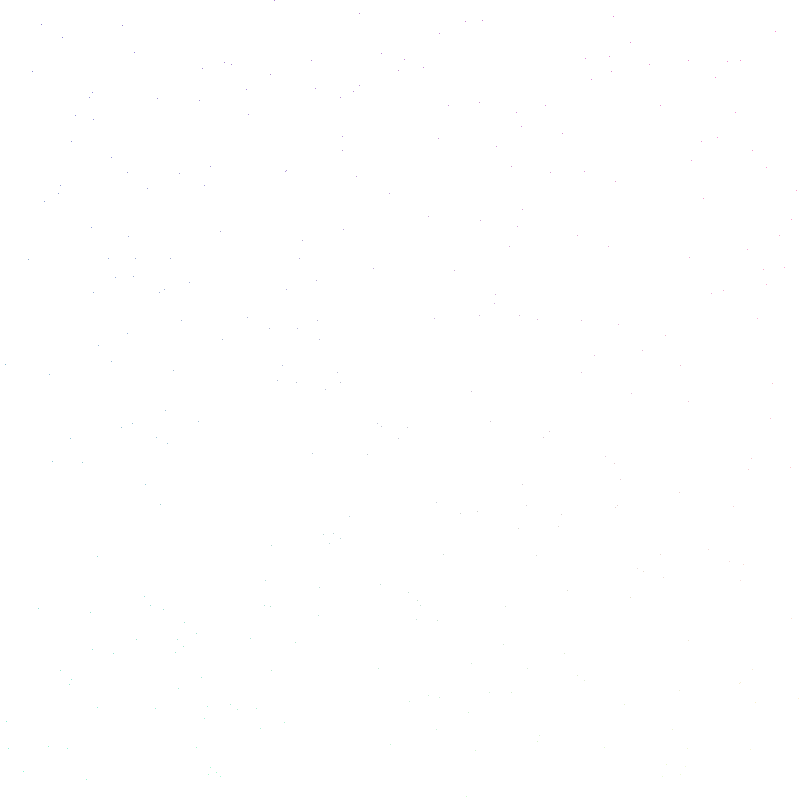
Frame 1 (no input)
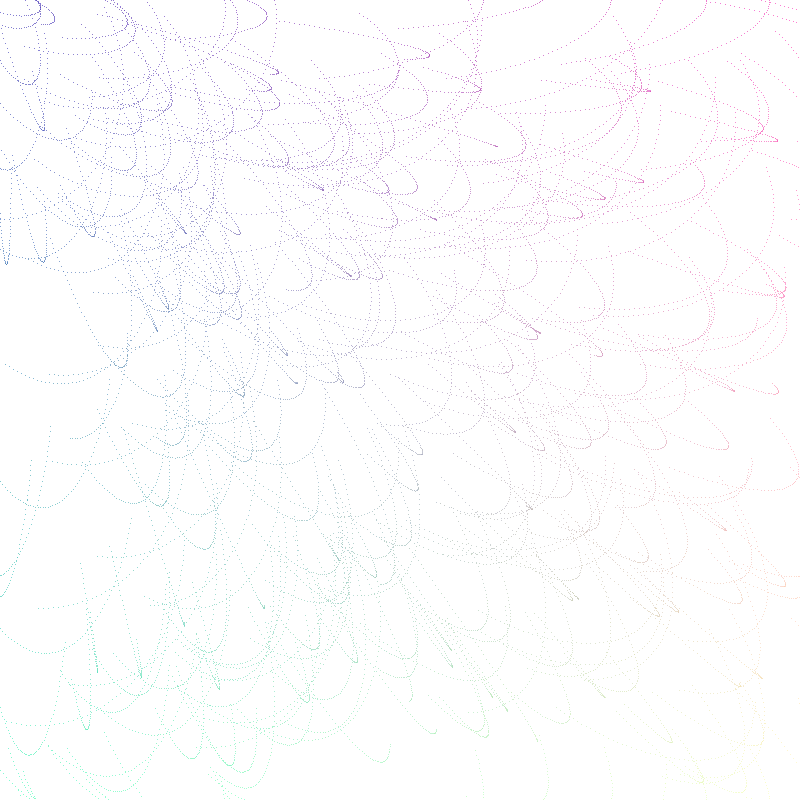
Frame 60 (the mouse pressed at the canvas centre just before this capture)
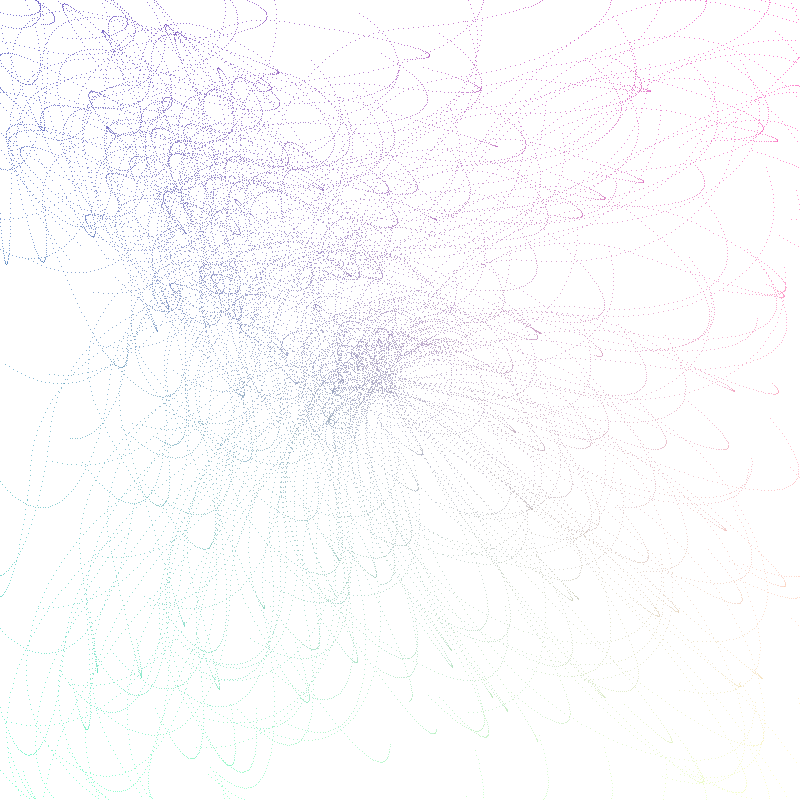
Frame 120 (the mouse held since frame 60 and released just before this capture)

The Processing sketch that drew these frames (run headless with seeded random() and noise(); from frame 60 on, the mouse is pressed at the canvas centre):

// Processing sketch: processing_141159
// ── processing_141159.pde

int num = 300;
Dot[] dots = new Dot[num];
 
void setup(){
  size(800, 800);
  smooth();
  background(255);
  for (int i = 0; i < dots.length; i++) {
    dots[i] = new Dot();
  }
}
 
void draw(){
  for (int i = 0; i < dots.length; i++) {
    dots[i].update();
    dots[i].edge();
    dots[i].display();
  }
}
 
 
class Dot{
  PVector location;
  PVector velocity;
  PVector acceleration;
  float topspeed;   // to limit velocity
 
  Dot(){
    location = new PVector(random(width), random(height));
    velocity = new PVector(random(10), random(10));
    topspeed = 5;
  }
 
  void update() {
    PVector mouse = new PVector(mouseX, mouseY);
    PVector dir = PVector.sub(mouse, location);
    dir.normalize();
    dir.mult(0.2);
    acceleration = dir;
 
    velocity.add(acceleration);
    velocity.limit(topspeed);
    location.add(velocity);
  }
 
  void edge() {
    if (location.x > width) {
      location.x = 0;
    }
    else if (location.x < 0) {
      location.x = width;
    }
    if (location.y > height) {
      location.y = 0;
    }
    else if (location.y < 0) {
      location.y = height;
    }
  }
 
  void display(){
    stroke(map(location.x, 0, width, 80, 255), map(location.y, 0, height, 70, 255), random(180,200));
    point(location.x, location.y);
  }
}
